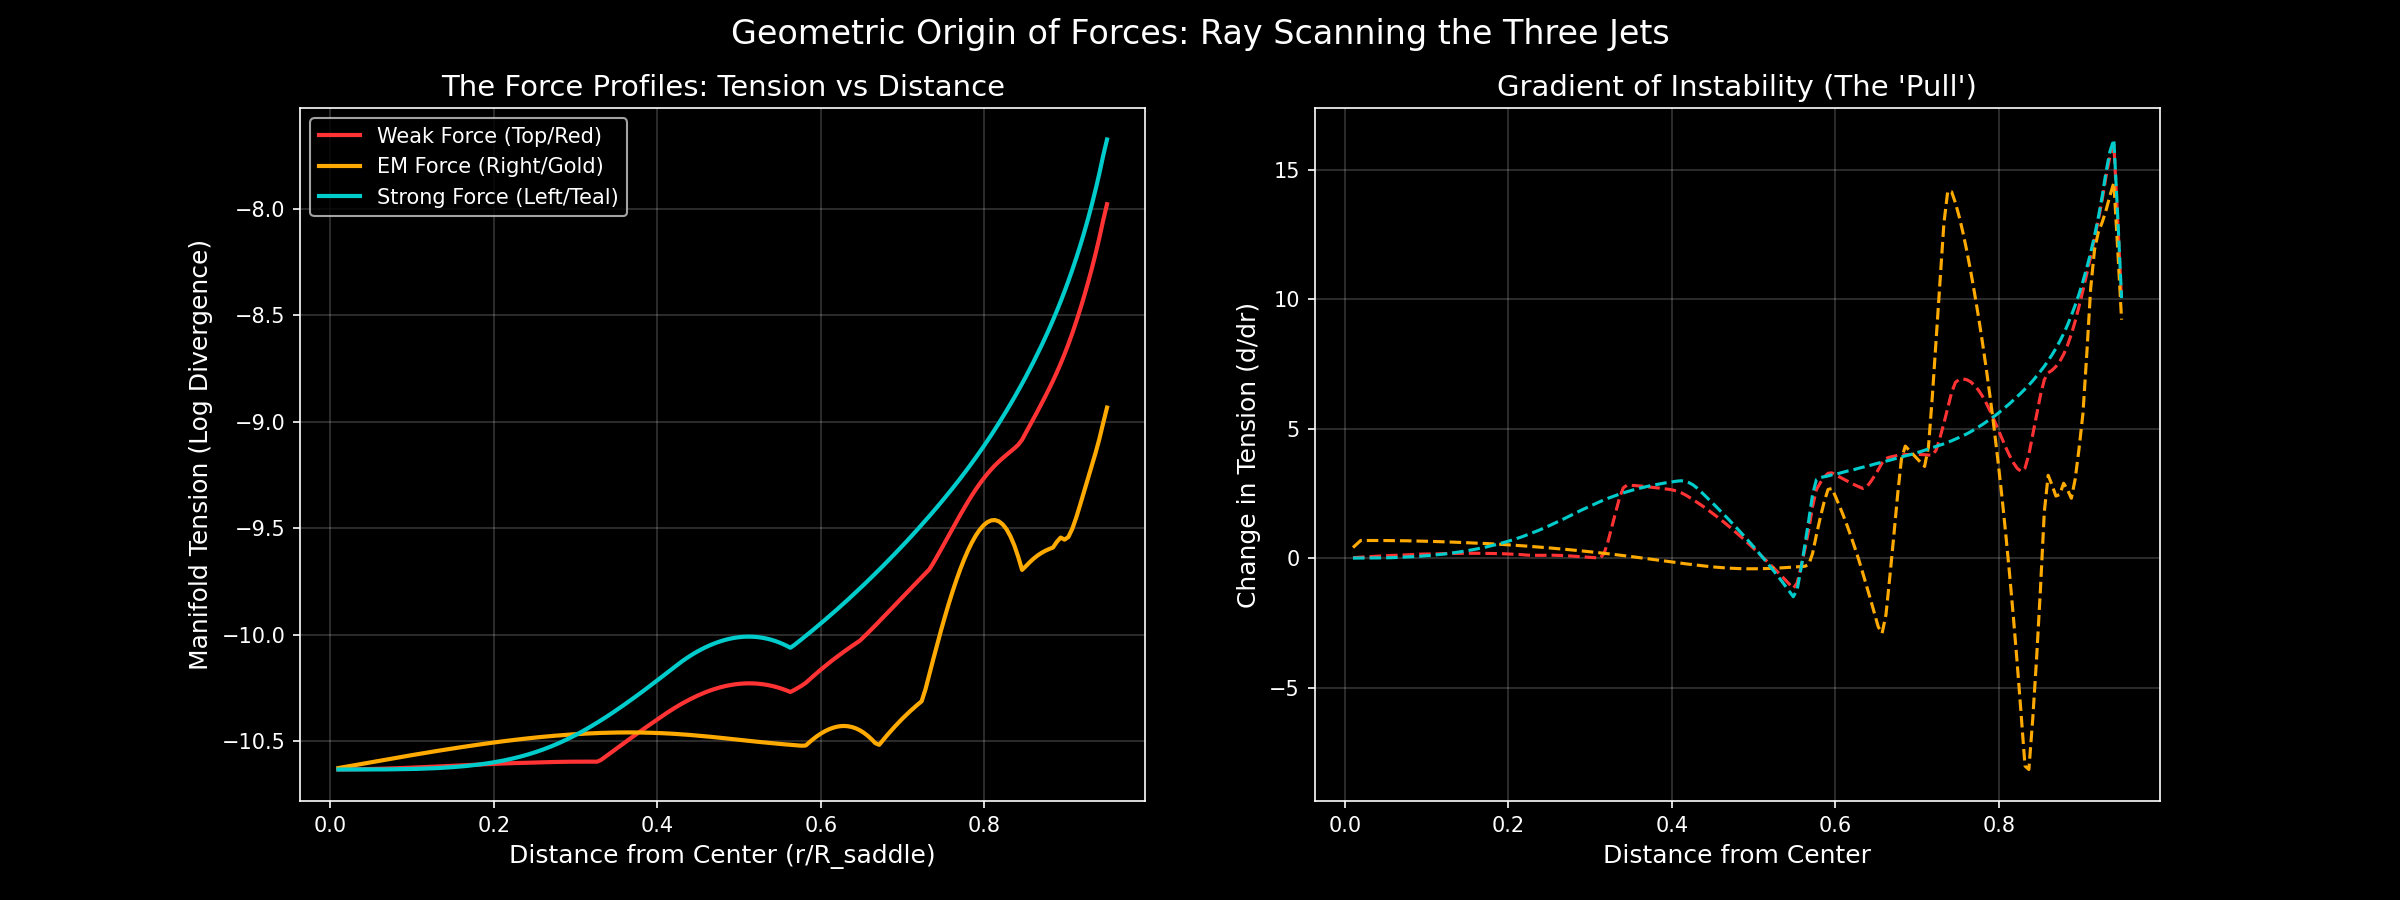

The Python source for this figure:
import numpy as np
import matplotlib.pyplot as plt
import logging
from scipy.optimize import curve_fit

# Configure logging
logging.basicConfig(level=logging.INFO, format="%(message)s")
logger = logging.getLogger(__name__)

def henon_heiles_grad(m, l):
    """Gradient of the Hénon–Heiles potential."""
    dV_dm = m + 2*m*l
    dV_dl = l + (m**2 - l**2)
    return np.array([dV_dm, dV_dl])

class ForceLawBiopsy:
    def __init__(self, steps_per_ray=200, max_sim_steps=300):
        self.steps_per_ray = steps_per_ray
        self.max_sim_steps = max_sim_steps
        self.dt = 0.05
        self.kick = 1e-5
        
        # The Three Force Vectors (Normalized directions to saddles)
        # 1. Top (Weak/Red) -> Angle 90 deg
        # 2. Bottom-Right (EM/Gold) -> Angle 330 deg (-30)
        # 3. Bottom-Left (Strong/Teal) -> Angle 210 deg
        
        # Note: Saddles are at distance 1.0 from origin
        self.rays = [
            {"label": "Weak Force (Top/Red)",   "angle": np.pi/2,       "color": "#ff3333"},
            {"label": "EM Force (Right/Gold)",  "angle": -np.pi/6,      "color": "#ffaa00"},
            {"label": "Strong Force (Left/Teal)", "angle": 7*np.pi/6,   "color": "#00cccc"}
        ]

    def measure_tension_at_point(self, m0, l0):
        """
        Releases a 'Reality' and 'Shadow' particle at (m0, l0) and measures divergence.
        """
        # Reality
        ma, la = m0, l0
        pma, pla = 0.0, 0.0
        
        # Shadow
        mb, lb = m0 + self.kick, l0 + self.kick
        pmb, plb = 0.0, 0.0
        
        max_div = 0.0
        
        for _ in range(self.max_sim_steps):
            # Leapfrog A
            ga = henon_heiles_grad(ma, la)
            pma -= 0.5 * self.dt * ga[0]
            pla -= 0.5 * self.dt * ga[1]
            ma += self.dt * pma
            la += self.dt * pla
            ga = henon_heiles_grad(ma, la)
            pma -= 0.5 * self.dt * ga[0]
            pla -= 0.5 * self.dt * ga[1]
            
            # Leapfrog B
            gb = henon_heiles_grad(mb, lb)
            pmb -= 0.5 * self.dt * gb[0]
            plb -= 0.5 * self.dt * gb[1]
            mb += self.dt * pmb
            lb += self.dt * plb
            gb = henon_heiles_grad(mb, lb)
            pmb -= 0.5 * self.dt * gb[0]
            plb -= 0.5 * self.dt * gb[1]
            
            # Measure separation
            dist = np.sqrt((ma-mb)**2 + (la-lb)**2)
            if dist > max_div:
                max_div = dist
                
            # Stop if escaped
            if (ma**2 + la**2) > 20.0:
                break
                
        return np.log(max_div + self.kick)

    def scan_ray(self, ray_data):
        angle = ray_data["angle"]
        # Scan from center (0) almost to the saddle (1.0)
        # We stop at 0.95 to avoid the singularity of the saddle itself
        r_values = np.linspace(0.01, 0.95, self.steps_per_ray)
        tension_values = []
        
        logger.info(f"Scanning {ray_data['label']}...")
        
        for r in r_values:
            m = r * np.cos(angle)
            l = r * np.sin(angle)
            t = self.measure_tension_at_point(m, l)
            tension_values.append(t)
            
        return r_values, np.array(tension_values)

    def run_analysis(self):
        plt.style.use('dark_background')
        fig, (ax1, ax2) = plt.subplots(1, 2, figsize=(16, 6))
        
        results = []

        for ray in self.rays:
            r, tension = self.scan_ray(ray)
            results.append((ray, r, tension))
            
            # Plot raw profile
            ax1.plot(r, tension, color=ray["color"], label=ray["label"], linewidth=2)
            
        # AXIS 1: The Raw Force Profile
        ax1.set_title("The Force Profiles: Tension vs Distance", fontsize=14, color='white')
        ax1.set_xlabel("Distance from Center (r/R_saddle)", fontsize=12)
        ax1.set_ylabel("Manifold Tension (Log Divergence)", fontsize=12)
        ax1.legend()
        ax1.grid(True, alpha=0.2)
        
        # AXIS 2: The Derivative (The Effective 'Force')
        # If Tension is Potential, Derivative is Force. 
        # Or if Tension is Force, this is Impulse. Let's look at the gradient of tension.
        ax2.set_title("Gradient of Instability (The 'Pull')", fontsize=14, color='white')
        
        for ray, r, tension in results:
            # Calculate gradient
            grad = np.gradient(tension, r)
            # Smooth it slightly for visualization
            grad_smooth = np.convolve(grad, np.ones(5)/5, mode='same')
            
            ax2.plot(r, grad_smooth, color=ray["color"], linestyle="--", linewidth=1.5)
            
        ax2.set_xlabel("Distance from Center", fontsize=12)
        ax2.set_ylabel("Change in Tension (d/dr)", fontsize=12)
        ax2.grid(True, alpha=0.2)

        plt.suptitle("Geometric Origin of Forces: Ray Scanning the Three Jets", fontsize=16)
        plt.savefig("force_law_biopsy.png", dpi=150)
        logger.info("Biopsy complete. Saved to 'force_law_biopsy.png'")
        plt.show()

if __name__ == "__main__":
    biopsy = ForceLawBiopsy()
    biopsy.run_analysis()
